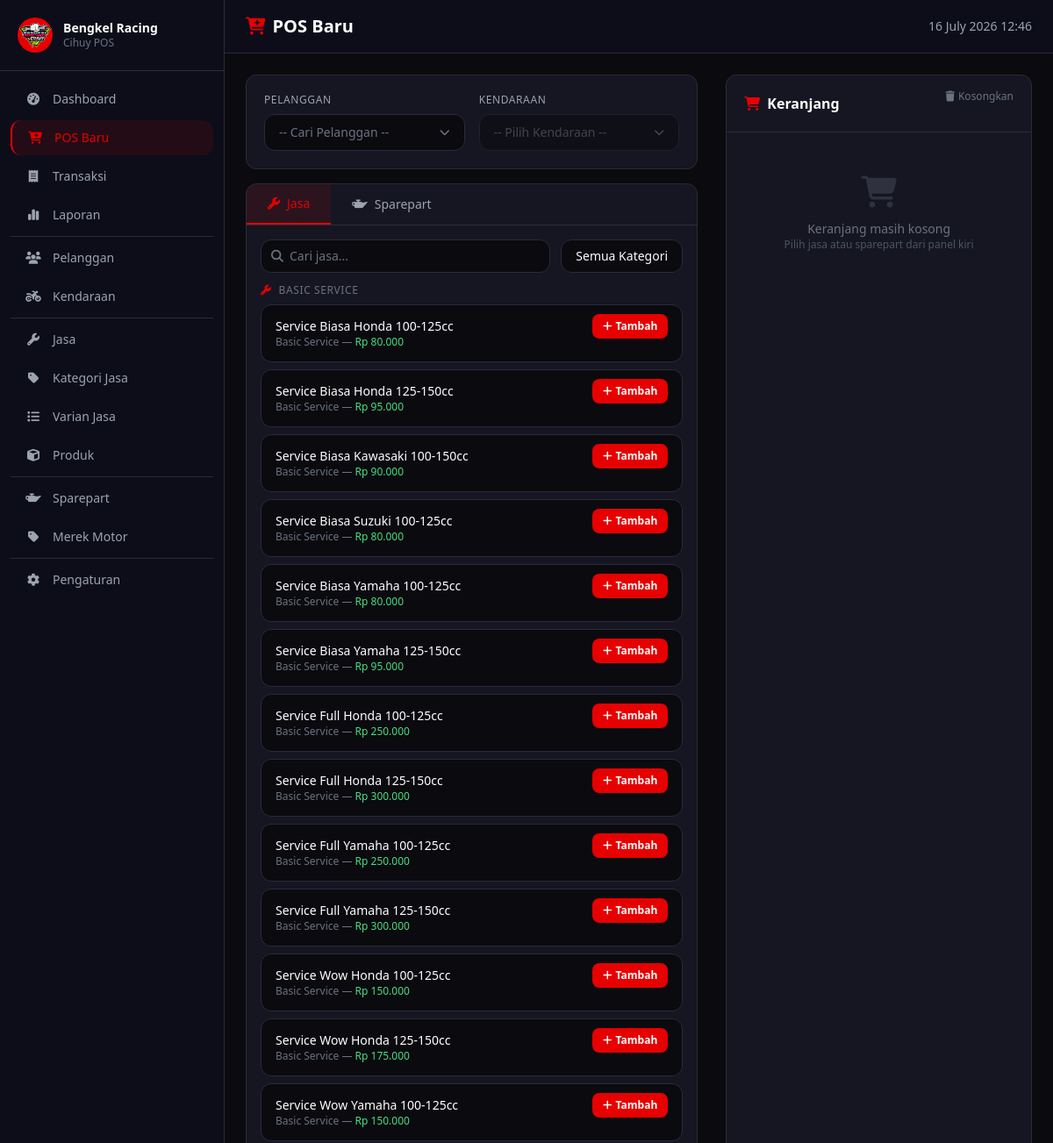
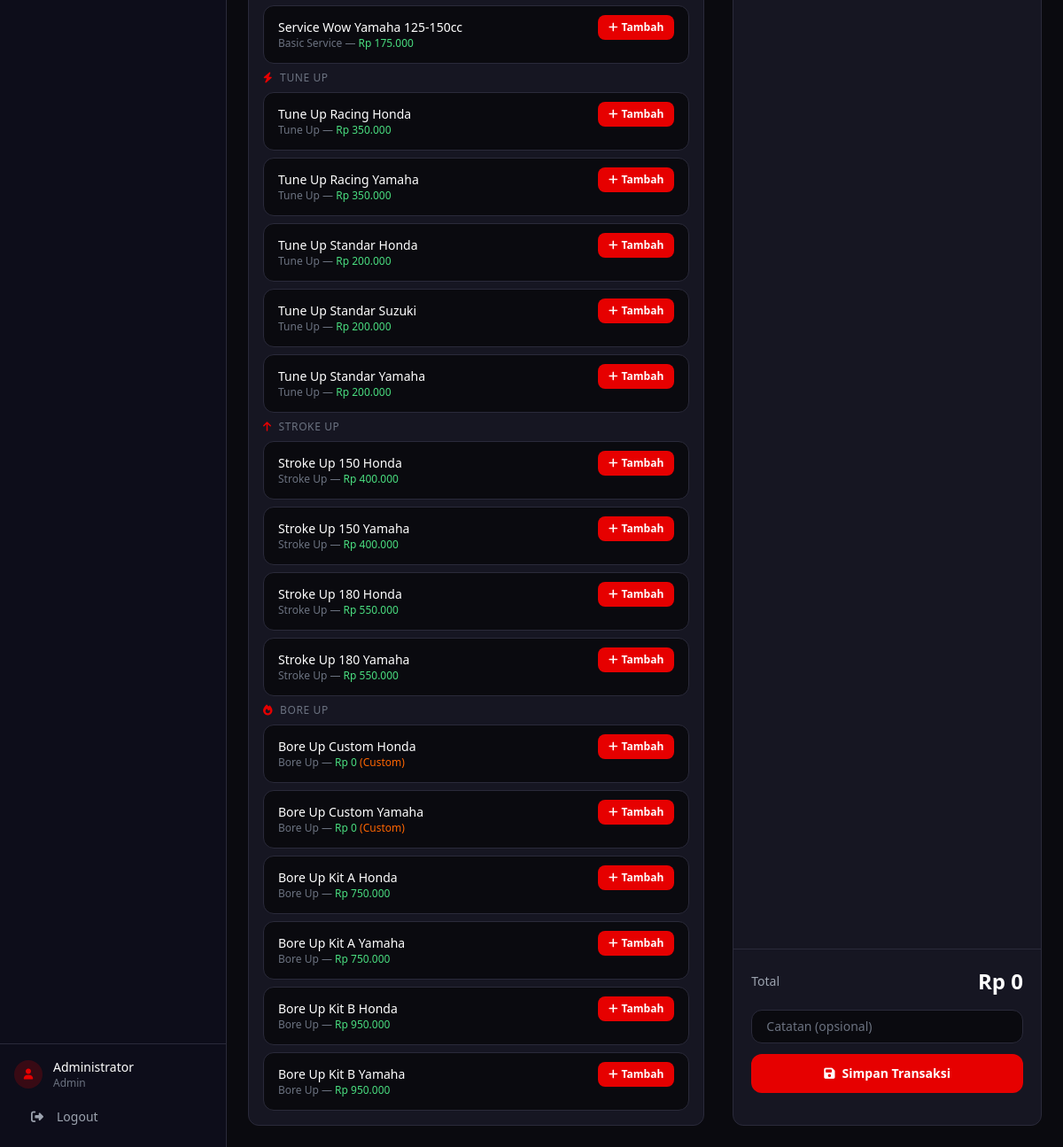
The app's page /pages/transaksi/baru.php (signed in) with its own data (2 pictures, top to bottom).
### tables this page shows
CREATE TABLE varian_jasa (
    id INT AUTO_INCREMENT PRIMARY KEY,
    id_jasa INT NOT NULL,
    id_merek INT NOT NULL,
    cc_min INT NOT NULL,
    cc_max INT NOT NULL,
    nama_varian VARCHAR(200),
    total_harga INT NOT NULL DEFAULT 0,
    is_custom TINYINT(1) DEFAULT 0,
    FOREIGN KEY (id_jasa) REFERENCES jasa(id),
    FOREIGN KEY (id_merek) REFERENCES merek(id)
);

CREATE TABLE kategori_jasa (
    id INT AUTO_INCREMENT PRIMARY KEY,
    nama VARCHAR(100) NOT NULL,
    icon VARCHAR(50),
    punya_breakdown TINYINT(1) DEFAULT 0
);

### functions/transaksi.php (called while the page is built, shortened)
<?php
function format_rupiah($angka) {
    return 'Rp ' . number_format($angka, 0, ',', '.');
}

### pages/transaksi/baru.php (the view, shortened to what this page needs)
<?php
require_once '../../config/database.php';
require_once '../../functions/transaksi.php';
?>
<?php
$selected_pelanggan = (int)($_GET['pelanggan_id'] ?? $_POST['pelanggan_id'] ?? 0);
$cart = &$_SESSION['cart'];
$cart_total = 0;
include '../../layout/header.php';
include '../../layout/sidebar.php';
?>
<div class="flex-1 flex flex-col w-full min-w-0" x-data="{
    activeTab: 'jasa',
    searchJasa: '',
    searchSparepart: '',
    selectedKategori: 0,
    showPelangganModal: false,
    showSparepartModal: false
}">
    <header class="bg-[#0d0d1a] border-b border-[#2a2a3a] px-4 md:px-6 py-4 pl-16 md:pl-6">
        <div class="flex flex-col sm:flex-row items-start sm:items-center justify-between gap-2">
            <h2 class="text-xl font-bold text-white">
                <i class="fas fa-cart-plus text-[#e60000] mr-2"></i>POS Baru
            </h2>
            <div class="flex items-center gap-3">
                <span class="text-gray-400 text-sm"><?= date('d F Y H:i') ?></span>
            </div>
        </div>
    </header>
    <main class="flex-1 p-4 md:p-6 overflow-y-auto flex flex-col md:flex-row gap-6">
        <div class="w-full md:w-3/5 flex flex-col gap-4 md:pr-2 min-h-0">
            <div class="bg-[#161622] rounded-xl p-5 border border-[#2a2a3a]">
                <div class="grid grid-cols-1 sm:grid-cols-2 gap-4">
                    <div>
                        <label class="block text-gray-400 text-xs uppercase tracking-wider mb-2">Pelanggan</label>
                        <div x-data="{
                            open: false,
                            search: '',
                            selectedId: <?= $selected_pelanggan ?>,
                            selectedText: '',
                            options: [],
                            init() {
                                const d = JSON.parse(document.getElementById('pos-data').textContent);
                                this.options = d.pelanggan;
                                const m = this.options.find(o => o.id === this.selectedId);
                                this.selectedText = m ? m.text + (m.subtext ? ' - ' + m.subtext : '') : '-- Cari Pelanggan --';
                            },
                            get filteredOptions() {
                                if (!this.search) return this.options;
                                const q = this.search.toLowerCase();
                                return this.options.filter(o => o.text.toLowerCase().includes(q) || (o.subtext && o.subtext.toLowerCase().includes(q)));
                            },
                            pilih(opt) {
                                if (opt.id) window.location.href = window.location.href.split('?')[0] + '?pelanggan_id=' + opt.id + '&kendaraan_id=0';
                            }
                        }" @click.away="open = false" class="relative">
                            <button @click="open = !open" type="button"
                                class="w-full flex items-center justify-between px-4 py-2.5 bg-[#0a0a0f] border border-[#2a2a3a] rounded-xl text-sm hover:border-[#e60000]/50 transition-colors">
                                <span class="truncate" :class="selectedId ? 'text-white' : 'text-gray-500'" x-text="selectedText"></span>
                                <i class="fas fa-chevron-down text-gray-500 text-xs ml-2 transition-transform" :class="open && 'rotate-180'"></i>
                            </button>
                        </div>
                    </div>
                    <div>
                        <label class="block text-gray-400 text-xs uppercase tracking-wider mb-2">Kendaraan</label>
                        <div x-data="{
                            open: false,
                            search: '',
                            selectedId: <?= (int)($_GET['kendaraan_id'] ?? $_POST['kendaraan_id'] ?? 0) ?>,
                            selectedText: '',
                            options: [],
                            init() {
                                const d = JSON.parse(document.getElementById('pos-data').textContent);
                                this.options = d.kendaraan;
                                const m = this.options.find(o => o.id === this.selectedId);
                                this.selectedText = m ? m.text + (m.subtext ? ' - ' + m.subtext : '') : '-- Pilih Kendaraan --';
                            },
                            get filteredOptions() {
                                if (!this.search) return this.options;
                                const q = this.search.toLowerCase();
                                return this.options.filter(o => o.text.toLowerCase().includes(q) || (o.subtext && o.subtext.toLowerCase().includes(q)));
                            },
                            pilih(opt) {
                                if (opt.id) { const url = new URL(window.location); url.searchParams.set('kendaraan_id', opt.id); window.location.href = url.toString(); }
                            }
                        }" @click.away="open = false" class="relative">
                            <button @click="open = !open" type="button"
                                class="w-full flex items-center justify-between px-4 py-2.5 bg-[#0a0a0f] border border-[#2a2a3a] rounded-xl text-sm hover:border-[#e60000]/50 transition-colors"
                                :class="!<?= $selected_pelanggan ?> ? 'opacity-50 cursor-not-allowed' : ''">
                                <span class="truncate" :class="selectedId ? 'text-white' : 'text-gray-500'" x-text="selectedText"></span>
                                <i class="fas fa-chevron-down text-gray-500 text-xs ml-2 transition-transform" :class="open && 'rotate-180'"></i>
                            </button>
                        </div>
                    </div>
                </div>
            </div>
            <div class="bg-[#161622] rounded-xl border border-[#2a2a3a] overflow-hidden flex flex-col flex-1 min-h-0">
                <div class="flex border-b border-[#2a2a3a]">
                    <button @click="activeTab = 'jasa'" :class="activeTab === 'jasa' ? 'bg-[#e60000]/10 text-[#e60000] border-b-2 border-[#e60000]' : 'text-gray-400 hover:text-white'" class="px-6 py-3 text-sm font-medium transition-colors">
                        <i class="fas fa-wrench mr-2"></i>Jasa
                    </button>
                    <button @click="activeTab = 'sparepart'" :class="activeTab === 'sparepart' ? 'bg-[#e60000]/10 text-[#e60000] border-b-2 border-[#e60000]' : 'text-gray-400 hover:text-white'" class="px-6 py-3 text-sm font-medium transition-colors">
                        <i class="fas fa-oil-can mr-2"></i>Sparepart
                    </button>
                </div>
                <div x-show="activeTab === 'jasa'" class="p-4 space-y-3 overflow-y-auto flex-1 min-h-0">
                    <div class="flex gap-3 flex-col sm:flex-row shrink-0">
                        <div class="relative flex-1">
                            <i class="fas fa-search absolute left-3 top-1/2 -translate-y-1/2 text-gray-500 text-sm"></i>
                            <input type="text" x-model="searchJasa" placeholder="Cari jasa..."
                                class="w-full px-4 py-2 pl-8 bg-[#0a0a0f] border border-[#2a2a3a] rounded-xl text-white text-sm placeholder-gray-500 focus:outline-none focus:border-[#e60000]">
                        </div>
                        <select x-model="selectedKategori"
                            class="px-4 py-2 bg-[#0a0a0f] border border-[#2a2a3a] rounded-xl text-white text-sm focus:outline-none focus:border-[#e60000] appearance-none cursor-pointer">
                            <option value="0">Semua Kategori</option>
                        </select>
                    </div>
                    <div class="space-y-2">
                        <?php
                        $jasa_query = "SELECT v.*, j.nama AS nama_jasa, j.id_kategori, k.nama AS kategori, k.icon, k.punya_breakdown
                                        FROM varian_jasa v
                                        JOIN jasa j ON v.id_jasa = j.id
                                        JOIN kategori_jasa k ON j.id_kategori = k.id
                                        ORDER BY k.id ASC, j.nama ASC, v.nama_varian ASC";
                        $jasas = $conn->query($jasa_query);
                        $current_kategori = '';
                        while ($j = $jasas->fetch_assoc()):
                            if ($j['kategori'] !== $current_kategori):
                                $current_kategori = $j['kategori'];
                        ?>
                        <div class="text-xs uppercase tracking-wider text-gray-500 mt-3 mb-1 flex items-center gap-2">
                            <i class="fas <?= $j['icon'] ?? 'fa-wrench' ?> text-[#e60000]"></i>
                            <?= htmlspecialchars($current_kategori) ?>
                        </div>
                        <?php endif; ?>
                        <div class="flex items-center justify-between px-4 py-2.5 bg-[#0a0a0f] rounded-xl border border-[#2a2a3a] hover:border-[#e60000]/30 transition-colors"
                            x-show="(selectedKategori == 0 || selectedKategori == <?= $j['id_kategori'] ?>) && (searchJasa === '' || '<?= strtolower($j['nama_varian'] ?: $j['nama_jasa']) ?>'.includes(searchJasa.toLowerCase()))">
                            <div>
                                <p class="text-white text-sm font-medium"><?= htmlspecialchars($j['nama_varian'] ?: $j['nama_jasa']) ?></p>
                                <p class="text-gray-500 text-xs">
                                    <?= htmlspecialchars($j['kategori']) ?> —
                                    <span class="text-green-400"><?= format_rupiah($j['total_harga']) ?></span>
                                    <?php if ($j['is_custom']): ?>
                                    <span class="text-[#ff6600]">(Custom)</span>
                                    <?php endif; ?>
                                </p>
                            </div>
                            <form method="POST" class="flex gap-2 items-center">
                                <button type="submit"
                                    class="px-3 py-1.5 bg-[#e60000] hover:bg-[#ffd700] text-white text-xs font-semibold rounded-lg transition-colors">
                                    <i class="fas fa-plus mr-1"></i>Tambah
                                </button>
                            </form>
                        </div>
                        <?php endwhile; ?>
                    </div>
                </div>
            </div>
        </div>
        <div class="w-full md:w-2/5 flex flex-col gap-4 min-h-0">
            <div class="bg-[#161622] rounded-xl border border-[#2a2a3a] flex flex-col flex-1">
                <div class="px-5 py-4 border-b border-[#2a2a3a] flex justify-between items-center">
                    <h3 class="text-white font-semibold">
                        <i class="fas fa-shopping-cart text-[#e60000] mr-2"></i>Keranjang
                    </h3>
                    <form method="POST">
                        <button type="submit" class="text-xs text-gray-500 hover:text-red-400 transition-colors"
                            onclick="return confirm('Kosongkan keranjang?')">
                            <i class="fas fa-trash mr-1"></i>Kosongkan
                        </button>
                    </form>
                </div>
                <div class="flex-1 overflow-y-auto p-4 space-y-3">
                    <?php if (empty($cart['jasa']) && empty($cart['sparepart'])): ?>
                    <div class="text-center text-gray-500 py-8">
                        <i class="fas fa-shopping-cart text-4xl mb-3 block opacity-30"></i>
                        <p class="text-sm">Keranjang masih kosong</p>
                        <p class="text-xs text-gray-600">Pilih jasa atau sparepart dari panel kiri</p>
                    </div>
                    <?php endif; ?>
                </div>
                <div class="border-t border-[#2a2a3a] p-5">
                    <div class="flex justify-between items-center mb-4">
                        <span class="text-gray-400 text-sm">Total</span>
                        <span class="text-white text-2xl font-bold"><?= format_rupiah($cart_total) ?></span>
                    </div>
                    <form method="POST">
                        <input type="text" name="catatan" placeholder="Catatan (opsional)"
                            class="w-full px-4 py-2 bg-[#0a0a0f] border border-[#2a2a3a] rounded-xl text-white text-sm placeholder-gray-500 mb-3 focus:outline-none focus:border-[#e60000]">
                        <button type="submit"
                            class="w-full py-3 bg-[#e60000] hover:bg-[#ffd700] text-white font-semibold rounded-xl transition-colors text-sm"
                            onclick="return confirm('Simpan transaksi ini?')">
                            <i class="fas fa-save mr-2"></i>Simpan Transaksi
                        </button>
                    </form>
                </div>
            </div>
        </div>
    </main>
</div>
<?php include '../../layout/footer.php'; ?>

### assets/css/style.css (style rules this page uses)
* { transition: background-color 0.2s, border-color 0.2s; }

### records on screen
varian_jasa: kategori_jasa.nama "BASIC SERVICE", nama_varian "Service Biasa Honda 100-125cc", kategori_jasa.nama "Basic Service", total_harga "Rp 80.000"
varian_jasa: nama_varian "Service Biasa Honda 125-150cc", kategori_jasa.nama "Basic Service", total_harga "Rp 95.000"
varian_jasa: nama_varian "Service Biasa Kawasaki 100-150cc", kategori_jasa.nama "Basic Service", total_harga "Rp 90.000"
varian_jasa: nama_varian "Service Biasa Suzuki 100-125cc", kategori_jasa.nama "Basic Service", total_harga "Rp 80.000"
varian_jasa: nama_varian "Service Biasa Yamaha 100-125cc", kategori_jasa.nama "Basic Service", total_harga "Rp 80.000"
varian_jasa: nama_varian "Service Biasa Yamaha 125-150cc", kategori_jasa.nama "Basic Service", total_harga "Rp 95.000"
varian_jasa: nama_varian "Service Full Honda 100-125cc", kategori_jasa.nama "Basic Service", total_harga "Rp 250.000"
varian_jasa: nama_varian "Service Full Honda 125-150cc", kategori_jasa.nama "Basic Service", total_harga "Rp 300.000"
varian_jasa: nama_varian "Service Full Yamaha 100-125cc", kategori_jasa.nama "Basic Service", total_harga "Rp 250.000"
varian_jasa: nama_varian "Service Full Yamaha 125-150cc", kategori_jasa.nama "Basic Service", total_harga "Rp 300.000"
varian_jasa: nama_varian "Service Wow Honda 100-125cc", kategori_jasa.nama "Basic Service", total_harga "Rp 150.000"
varian_jasa: nama_varian "Service Wow Honda 125-150cc", kategori_jasa.nama "Basic Service", total_harga "Rp 175.000"
varian_jasa: nama_varian "Service Wow Yamaha 100-125cc", kategori_jasa.nama "Basic Service", total_harga "Rp 150.000"
varian_jasa: nama_varian "Service Wow Yamaha 125-150cc", kategori_jasa.nama "Basic Service", total_harga "Rp 175.000"
varian_jasa: kategori_jasa.nama "TUNE UP", nama_varian "Tune Up Racing Honda", kategori_jasa.nama "Tune Up", total_harga "Rp 350.000"
varian_jasa: nama_varian "Tune Up Racing Yamaha", kategori_jasa.nama "Tune Up", total_harga "Rp 350.000"
varian_jasa: nama_varian "Tune Up Standar Honda", kategori_jasa.nama "Tune Up", total_harga "Rp 200.000"
varian_jasa: nama_varian "Tune Up Standar Suzuki", kategori_jasa.nama "Tune Up", total_harga "Rp 200.000"
varian_jasa: nama_varian "Tune Up Standar Yamaha", kategori_jasa.nama "Tune Up", total_harga "Rp 200.000"
varian_jasa: kategori_jasa.nama "STROKE UP", nama_varian "Stroke Up 150 Honda", kategori_jasa.nama "Stroke Up", total_harga "Rp 400.000"
varian_jasa: nama_varian "Stroke Up 150 Yamaha", kategori_jasa.nama "Stroke Up", total_harga "Rp 400.000"
varian_jasa: nama_varian "Stroke Up 180 Honda", kategori_jasa.nama "Stroke Up", total_harga "Rp 550.000"
varian_jasa: nama_varian "Stroke Up 180 Yamaha", kategori_jasa.nama "Stroke Up", total_harga "Rp 550.000"
varian_jasa: kategori_jasa.nama "BORE UP", nama_varian "Bore Up Custom Honda", kategori_jasa.nama "Bore Up", total_harga "Rp 0", is_custom "(Custom)"
varian_jasa: nama_varian "Bore Up Custom Yamaha", kategori_jasa.nama "Bore Up", total_harga "Rp 0", is_custom "(Custom)"
varian_jasa: nama_varian "Bore Up Kit A Honda", kategori_jasa.nama "Bore Up", total_harga "Rp 750.000"
varian_jasa: nama_varian "Bore Up Kit A Yamaha", kategori_jasa.nama "Bore Up", total_harga "Rp 750.000"
varian_jasa: nama_varian "Bore Up Kit B Honda", kategori_jasa.nama "Bore Up", total_harga "Rp 950.000"
varian_jasa: nama_varian "Bore Up Kit B Yamaha", kategori_jasa.nama "Bore Up", total_harga "Rp 950.000"

### other values on screen
$item['label'] "Dashboard"
$item['label'] "POS Baru"
$item['label'] "Transaksi"
$item['label'] "Laporan"
$item['label'] "Pelanggan"
$item['label'] "Kendaraan"
$item['label'] "Jasa"
$item['label'] "Kategori Jasa"
$item['label'] "Varian Jasa"
$item['label'] "Produk"
$item['label'] "Sparepart"
$item['label'] "Merek Motor"
$item['label'] "Pengaturan"
$_SESSION['nama'] "Administrator"
$_SESSION['role'] "Admin"
